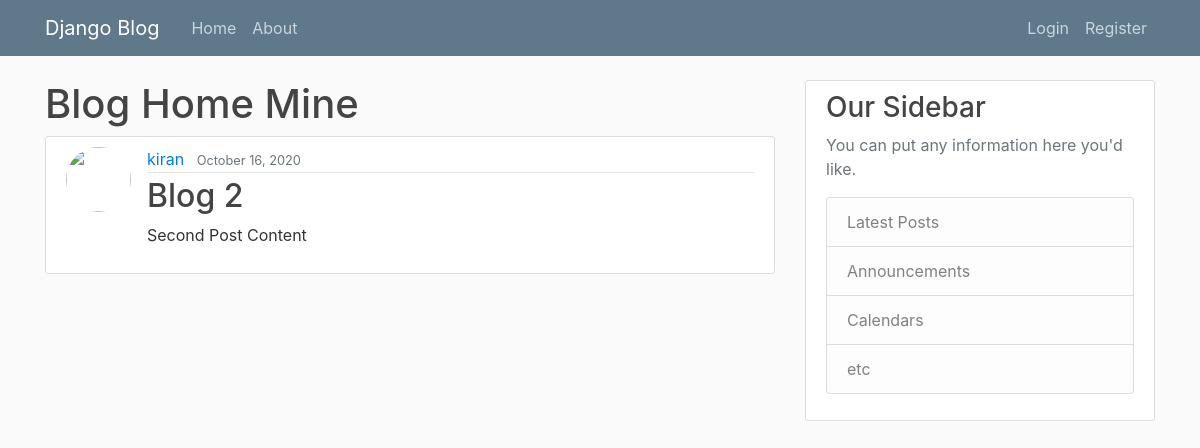
The app's page /post/2/ with its own data.
### blog/models.py (models this page shows, shortened)
class Post(models.Model):
    title = models.CharField(max_length=100)
    content = models.TextField()
    date_posted = models.DateTimeField(default=timezone.now)
    author = models.ForeignKey(User, on_delete=models.CASCADE)

### blog/views.py (the view)
# urls.py: path('post/<int:pk>/', PostDetailView.as_view(), name='post-detail'),
class PostDetailView(DetailView):
	model = Post

### blog/templates/blog/post_detail.html (shortened to what this page needs)
{% extends "blog/base.html" %}
{% block content %}
<h1>Blog Home Mine</h1>
<article class="media content-section">
    <img class="rounded-circle article-img" src="{{ object.author.profile.img.url }}">
    <div class="media-body">
        <div class="article-metadata">
            <a class="mr-2" href="{% url 'user-post' object.author.username %}">{{ object.author }}</a>
            <small class="text-muted">{{ object.date_posted|date:"F d, Y" }}</small>
        </div>
        <h2 class="article-title">{{ object.title }}</h2>
        <p class="article-content">{{ object.content }}</p>
    </div>
</article>
{% endblock content %}

### blog/static/blog/main.css (style rules this page uses)
body { background: #fafafa; color: #333333; margin-top: 5rem; }
h1, h2, h3, h4, h5, h6 { color: #444444; }
.content-section { background: #ffffff; padding: 10px 20px; border: 1px solid #dddddd; border-radius: 3px; margin-bottom: 20px; }
.article-title { color: #444444; }
.article-content { white-space: pre-line; }
.article-img { height: 65px; width: 65px; margin-right: 16px; }
.article-metadata { padding-bottom: 1px; margin-bottom: 4px; border-bottom: 1px solid #e3e3e3 }

### records on screen
Post: author "kiran", date_posted "October 16, 2020", title "Blog 2", content "Second Post Content"
